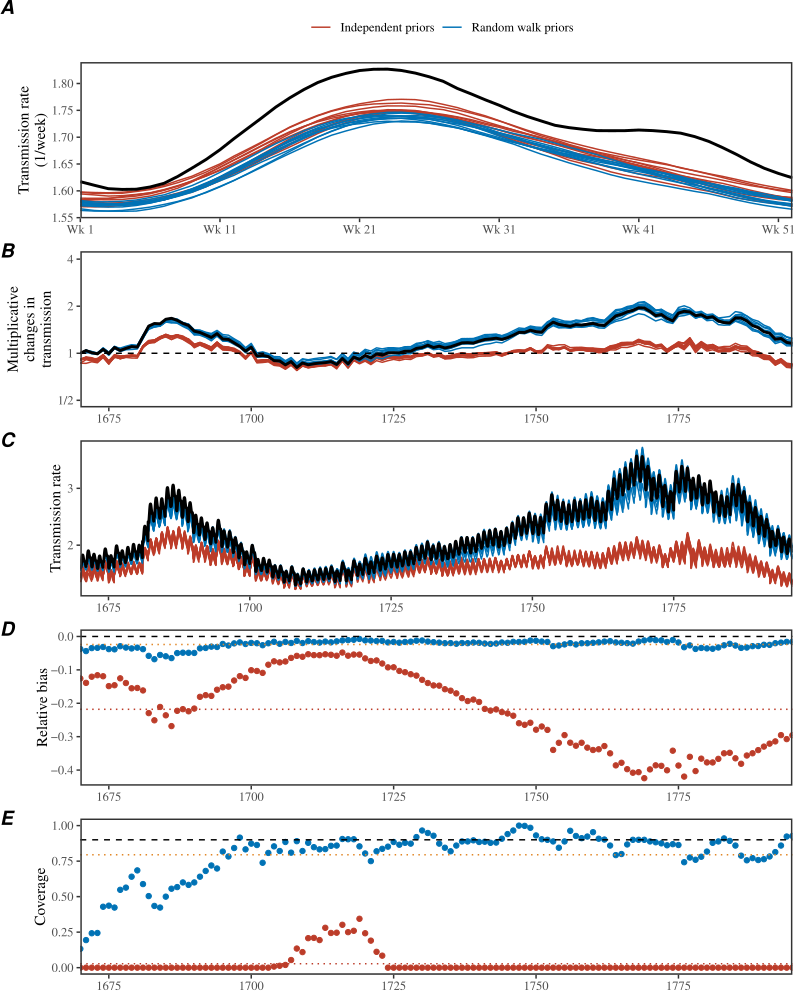

This figure's R source:
library(dplyr)
library(ggplot2); theme_set(theme_bw(base_family = "Times"))
library(egg)
library(cmdstanr)
library(gridExtra)
source("../R/colors.R")

load("../simulate/simulate_rep_half.rda")
load("../stanfit_sir_perturb_demog_dd_rep_half/stanfit_sir_perturb_demog_dd_cmdstanr_rep_half1.rda")
load("../stanfit_sir_perturb_demog_dd_rep_half/stanfit_sir_perturb_demog_dd_cmdstanr_rep_half2.rda")
load("../stanfit_sir_perturb_demog_dd_rep_half/stanfit_sir_perturb_demog_dd_cmdstanr_rep_half3.rda")
load("../stanfit_sir_perturb_demog_dd_rep_half/stanfit_sir_perturb_demog_dd_cmdstanr_rep_half4.rda")
load("../stanfit_sir_perturb_demog_dd_rep_half/stanfit_sir_perturb_demog_dd_cmdstanr_rep_half5.rda")
load("../stanfit_sir_perturb_demog_dd_rep_half/stanfit_sir_perturb_demog_dd_cmdstanr_rep_half6.rda")
load("../stanfit_sir_perturb_demog_dd_rep_half/stanfit_sir_perturb_demog_dd_cmdstanr_rep_half7.rda")
load("../stanfit_sir_perturb_demog_dd_rep_half/stanfit_sir_perturb_demog_dd_cmdstanr_rep_half8.rda")
load("../stanfit_sir_perturb_demog_dd_rep_half/stanfit_sir_perturb_demog_dd_cmdstanr_rep_half9.rda")
load("../stanfit_sir_perturb_demog_dd_rep_half/stanfit_sir_perturb_demog_dd_cmdstanr_rep_half10.rda")

load("../stanfit_sir_perturb_demog_dd_norw_rep_half/stanfit_sir_perturb_demog_dd_norw_cmdstanr_rep_half1.rda")
load("../stanfit_sir_perturb_demog_dd_norw_rep_half/stanfit_sir_perturb_demog_dd_norw_cmdstanr_rep_half2.rda")
load("../stanfit_sir_perturb_demog_dd_norw_rep_half/stanfit_sir_perturb_demog_dd_norw_cmdstanr_rep_half3.rda")
load("../stanfit_sir_perturb_demog_dd_norw_rep_half/stanfit_sir_perturb_demog_dd_norw_cmdstanr_rep_half4.rda")
load("../stanfit_sir_perturb_demog_dd_norw_rep_half/stanfit_sir_perturb_demog_dd_norw_cmdstanr_rep_half5.rda")
load("../stanfit_sir_perturb_demog_dd_norw_rep_half/stanfit_sir_perturb_demog_dd_norw_cmdstanr_rep_half6.rda")
load("../stanfit_sir_perturb_demog_dd_norw_rep_half/stanfit_sir_perturb_demog_dd_norw_cmdstanr_rep_half7.rda")
load("../stanfit_sir_perturb_demog_dd_norw_rep_half/stanfit_sir_perturb_demog_dd_norw_cmdstanr_rep_half8.rda")
load("../stanfit_sir_perturb_demog_dd_norw_rep_half/stanfit_sir_perturb_demog_dd_norw_cmdstanr_rep_half9.rda")
load("../stanfit_sir_perturb_demog_dd_norw_rep_half/stanfit_sir_perturb_demog_dd_norw_cmdstanr_rep_half10.rda")

betaorig <- data.frame(
  week=1:52,
  true=exp(simulate_rep_half[[1]]$logbeta)
)

betadata <- lapply(1:10, function(x){
  dd <- get(paste0("summary_sir_perturb_demog_dd_cmdstanr_laplace_rep_half", x))
  
  data.frame(
    week=1:52,
    fit=x,
    est=exp(dd$median[grepl("logbeta\\[", dd$variable)]),
    lwr=exp(dd$q5[grepl("logbeta\\[", dd$variable)]),
    upr=exp(dd$q95[grepl("logbeta\\[", dd$variable)])
  )
}) %>%
  bind_rows

betadata_norw <- lapply(1:10, function(x){
  dd <- get(paste0("summary_sir_perturb_demog_dd_norw_cmdstanr_laplace_rep_half", x))
  
  data.frame(
    week=1:52,
    fit=x,
    est=exp(dd$median[grepl("logbeta\\[", dd$variable)]),
    lwr=exp(dd$q5[grepl("logbeta\\[", dd$variable)]),
    upr=exp(dd$q95[grepl("logbeta\\[", dd$variable)])
  )
}) %>%
  bind_rows

betadata_all <- bind_rows(
  betadata %>% mutate(group="Random walk priors"),
  betadata_norw %>% mutate(group="Independent priors")
)

g1 <- ggplot(betadata_all) +
  geom_line(aes(week, est, group=interaction(fit, group), col=group)) +
  geom_line(data=betaorig, aes(week, true), lwd=1) +
  scale_color_manual("", values=colors_default[c(1,3)]) +
  scale_x_continuous("Week of year", expand=c(0, 0),
                     breaks=c(1, 11, 21, 31, 41, 51),
                     labels=c("Wk 1", "Wk 11", "Wk 21", "Wk 31", "Wk 41", "Wk 51")) +
  scale_y_continuous("Transmission rate\n(1/week)") +
  theme(
    panel.grid = element_blank(),
    panel.border = element_rect(linewidth=1),
    axis.title.x = element_blank(),
    legend.position = "top"
  )

epsilonorig <- data.frame(
  year=unique(simulate_rep_half[[1]][[1]]$year)+1669,
  true=exp(simulate_rep_half[[1]]$epsilon)
)

epsilondata <- lapply(1:10, function(x){
  dd <- get(paste0("summary_sir_perturb_demog_dd_cmdstanr_laplace_rep_half", x))
  
  data.frame(
    year=unique(simulate_rep_half[[1]][[1]]$year)+1669,
    fit=x,
    est=(dd$median[grepl("^epsilon\\[", dd$variable)]),
    lwr=(dd$q5[grepl("^epsilon\\[", dd$variable)]),
    upr=(dd$q95[grepl("^epsilon\\[", dd$variable)])
  )
}) %>%
  bind_rows

epsilondata_norw <- lapply(1:10, function(x){
  dd <- get(paste0("summary_sir_perturb_demog_dd_norw_cmdstanr_laplace_rep_half", x))
  
  data.frame(
    year=unique(simulate_rep_half[[1]][[1]]$year)+1669,
    fit=x,
    est=(dd$median[grepl("^epsilon\\[", dd$variable)]),
    lwr=(dd$q5[grepl("^epsilon\\[", dd$variable)]),
    upr=(dd$q95[grepl("^epsilon\\[", dd$variable)])
  )
}) %>%
  bind_rows

epsilondata_all <- bind_rows(
  epsilondata %>% mutate(group="Random walk priors"),
  epsilondata_norw %>% mutate(group="Independent priors")
)

g2 <- ggplot(epsilondata_all) +
  geom_line(aes(year, exp(est), group=interaction(fit, group), col=group)) +
  geom_line(data=epsilonorig, aes(year, true), lwd=1) +
  geom_hline(yintercept=1, lty=2) +
  scale_x_continuous("Year", expand=c(0, 0)) +
  scale_y_log10("Multiplicative\nchanges in\ntransmission",
                breaks=c(0.5, 1, 2, 4), limits=c(0.45, 4.5), expand=c(0, 0),
                labels=c("1/2", "1", "2", "4")) +
  scale_color_manual("", values=colors_default[c(1,3)]) +
  theme(
    panel.grid = element_blank(),
    panel.border = element_rect(linewidth=1),
    axis.title.x = element_blank(),
    legend.position = "none"
  )

befforig <- data.frame(
  year=simulate_rep_half[[1]][[1]]$year+1669,
  week=simulate_rep_half[[1]][[1]]$week,
  true=c(sapply(exp(simulate_rep_half[[1]]$epsilon), function(x) {
    x*exp(simulate_rep_half[[1]]$logbeta)
  }))
)

beffdata <- lapply(1:10, function(x){
  dd <- get(paste0("summary_sir_perturb_demog_dd_cmdstanr_laplace_rep_half", x))
  
  data.frame(
    year=simulate_rep_half[[1]][[1]]$year+1669,
    week=simulate_rep_half[[1]][[1]]$week,
    fit=x,
    est=(dd$median[grepl("beta_eff\\[", dd$variable)]),
    lwr=(dd$q5[grepl("beta_eff\\[", dd$variable)]),
    upr=(dd$q95[grepl("beta_eff\\[", dd$variable)])
  )
}) %>%
  bind_rows

beffdata_norw <- lapply(1:10, function(x){
  dd <- get(paste0("summary_sir_perturb_demog_dd_norw_cmdstanr_laplace_rep_half", x))
  
  data.frame(
    year=simulate_rep_half[[1]][[1]]$year+1669,
    week=simulate_rep_half[[1]][[1]]$week,
    fit=x,
    est=(dd$median[grepl("beta_eff\\[", dd$variable)]),
    lwr=(dd$q5[grepl("beta_eff\\[", dd$variable)]),
    upr=(dd$q95[grepl("beta_eff\\[", dd$variable)])
  )
}) %>%
  bind_rows

beffdata_all <- bind_rows(
  beffdata %>% mutate(group="Random walk priors"),
  beffdata_norw %>% mutate(group="Independent priors")
)

g3 <- ggplot(beffdata_all) +
  geom_line(aes(year+week/52, est, group=interaction(fit, group), col=group)) +
  geom_line(data=befforig, aes(year+week/52, true), lwd=1) +
  scale_x_continuous("Year", expand=c(0, 0)) +
  scale_y_continuous("Transmission rate") +
  scale_color_manual("", values=colors_default[c(1,3)]) +
  theme(
    panel.grid = element_blank(),
    panel.border = element_rect(linewidth=1),
    axis.title.x = element_blank(),
    legend.position = "none"
  )

coverdata <- merge(
  befforig,
  beffdata
) %>%
  mutate(
    bias = ((est)-true)/true,
    covered = (lwr) <= true & true <= (upr)
  ) %>%
  group_by(year) %>%
  summarize(
    bias_lwr=t.test(bias)[[4]][1],
    bias_upr=t.test(bias)[[4]][2],
    bias=mean(bias),
    coverage = mean(covered),
    n = n(),
    lwr = binom.test(sum(covered), n)[[4]][1],
    upr = binom.test(sum(covered), n)[[4]][2]
  )

coverdata_norw <- merge(
  befforig,
  beffdata_norw
) %>%
  mutate(
    bias = ((est)-true)/true,
    covered = (lwr) <= true & true <= (upr)
  ) %>%
  group_by(year) %>%
  summarize(
    bias_lwr=t.test(bias)[[4]][1],
    bias_upr=t.test(bias)[[4]][2],
    bias=mean(bias),
    coverage = mean(covered),
    n = n(),
    lwr = binom.test(sum(covered), n)[[4]][1],
    upr = binom.test(sum(covered), n)[[4]][2]
  )

coverdata_all <- bind_rows(
  coverdata %>% mutate(group="Random walk priors"),
  coverdata_norw %>% mutate(group="Independent priors")
)

g4 <- ggplot(coverdata_all) +
  geom_point(aes(year, bias, col=group)) +
  geom_errorbar(aes(year, ymin=bias_lwr, ymax=bias_upr, col=group), width=0) +
  geom_hline(yintercept=0, lty=2) +
  geom_hline(yintercept=mean(coverdata$bias), lty=3, col=ggsci::pal_nejm()(3)[3]) +
  geom_hline(yintercept=mean(coverdata_norw$bias), lty=3, col=ggsci::pal_nejm()(3)[1]) +
  scale_x_continuous("Year", expand=c(0, 0)) +
  scale_y_continuous("Relative bias") +
  scale_color_manual("", values=colors_default[c(1,3)]) +
  scale_fill_manual("", values=colors_default[c(1,3)]) +
  theme(
    panel.grid = element_blank(),
    panel.border = element_rect(linewidth=1),
    axis.title.x = element_blank(),
    legend.position = "none"
  )

g5 <- ggplot(coverdata_all) +
  geom_point(aes(year, coverage, col=group)) +
  geom_hline(yintercept=0.9, col="black", lty=2) +
  geom_hline(yintercept=mean(coverdata$coverage), lty=3, col=ggsci::pal_nejm()(3)[3]) +
  geom_hline(yintercept=mean(coverdata_norw$coverage), lty=3, col=ggsci::pal_nejm()(3)[1]) +
  scale_x_continuous("Year", expand=c(0, 0)) +
  scale_y_continuous("Coverage") +
  scale_color_manual("", values=colors_default[c(1,3)]) +
  scale_fill_manual("", values=colors_default[c(1,3)]) +
  theme(
    panel.grid = element_blank(),
    panel.border = element_rect(linewidth=1),
    axis.title.x = element_blank(),
    legend.position = "none"
  )

gcomb <- ggarrange(g1, g2, g3, g4, g5, ncol=1, labels=c("A", "B", "C", "D", "E"))

ggsave("figure_stanfit_rep_half-v3.pdf", gcomb, width=8, height=10)
